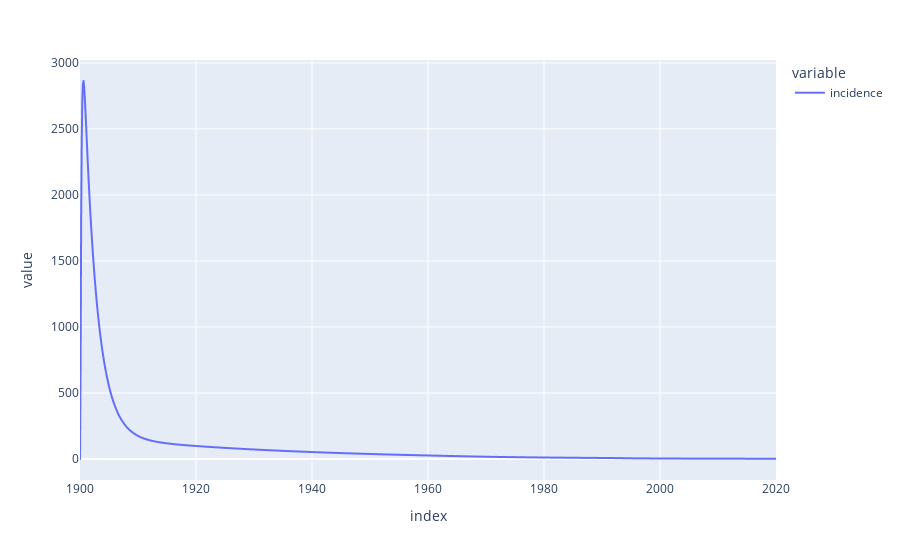

Here is the notebook cell this chart was saved with:
### Code cell
derived_df_0.incidence.plot()

### Figure 1 — Plotly figure (JSON) as saved in the notebook; plotly's stock layout.template omitted (floating-point values rounded to 4 significant figures; data arrays with more than 128 entries replaced by an {"elided": "..."} marker saying what was removed)
{"data": [{"hovertemplate": "variable=incidence<br>index=%{x}<br>value=%{y}<extra></extra>", "legendgroup": "incidence", "line": {"color": "#636efa", "dash": "solid"}, "marker": {"symbol": "circle"}, "mode": "lines", "name": "incidence", "showlegend": true, "type": "scattergl", "x": {"elided": "1201 float values"}, "xaxis": "x", "y": {"elided": "1201 float values"}, "yaxis": "y"}], "layout": {"legend": {"title": {"text": "variable"}, "tracegroupgap": 0}, "margin": {"t": 60}, "xaxis": {"anchor": "y", "domain": [0, 1], "title": {"text": "index"}}, "yaxis": {"anchor": "x", "domain": [0, 1], "title": {"text": "value"}}}}
